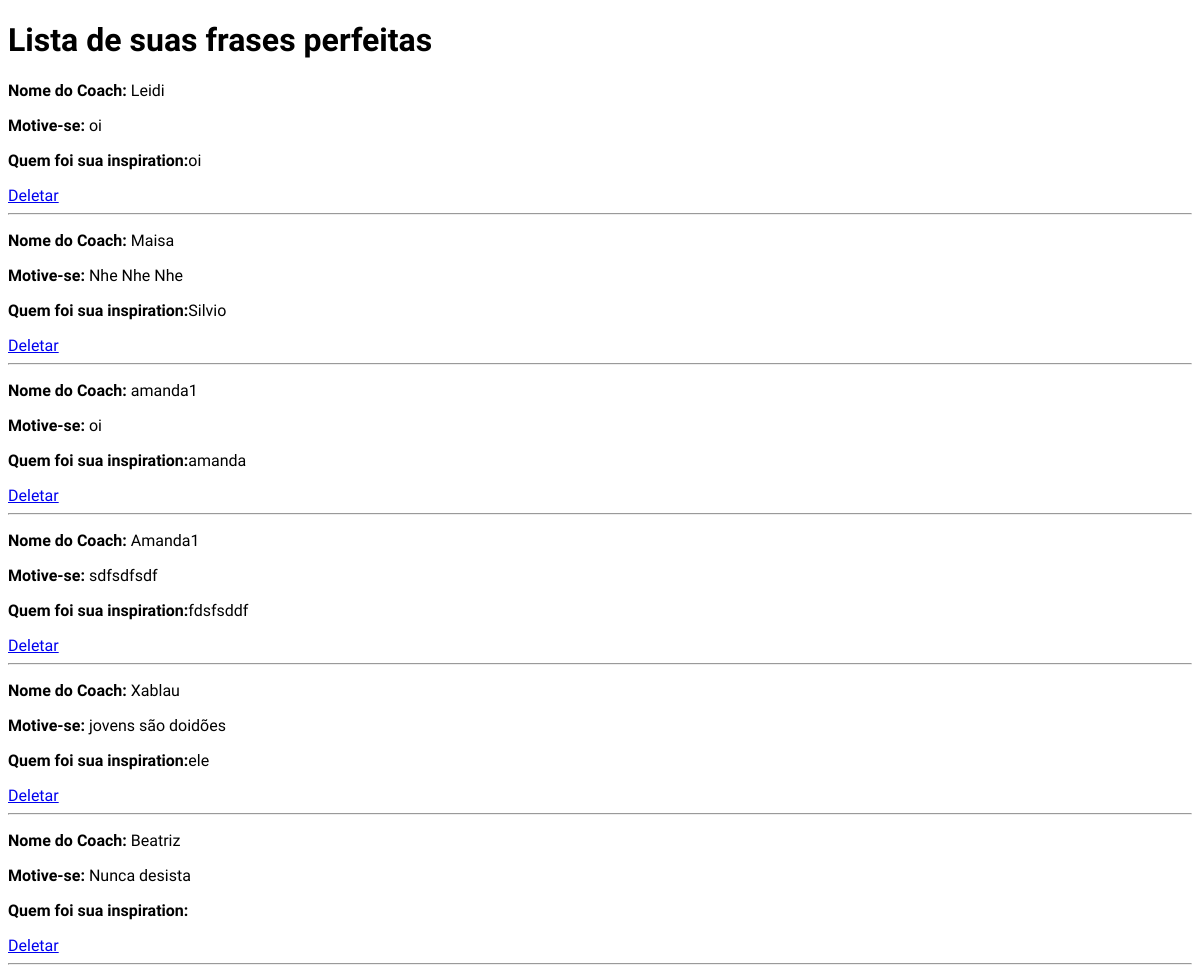
The app's page /coachs/listar with its own data.
### website/models.py (models this page shows, shortened)
class Coach(models.Model):
    nome = models.CharField(max_length=255, verbose_name='Nome')
    frase = models.TextField()
    inspirador = models.CharField(max_length=255, null=True, blank=True)
    usuario = models.OneToOneField(Usuario, on_delete=models.CASCADE, null=True)
    criado_em =  models.DateTimeField(default=timezone.now)
    ativo = models.BooleanField(default=True)

### website/views.py (the view)
# urls.py: path('coachs/listar', views.listar_coachs),
def listar_coachs(request):
    listar_coachs = Coach.objects.filter(ativo=True).all()
    args = None
    if listar_coachs.first() is None:
            args = {
                'msg': 'Ops, Não tem ninguém aqui!'
            }
    else:
        args = {
            'listar_coachs': listar_coachs
        }
    return render(request, 'listar_coachs.html', args)

### website/templates/listar_coachs.html (shortened to what this page needs)
{% extends "base.html" %}
{% load staticfiles %}
{% block content %}
    <marquee><h1>Lista de suas frases perfeitas</h1></marquee>
    {% for item in listar_coachs %}
        <p><strong>Nome do Coach:</strong> {{item.nome}}</p>
        <p><strong>Motive-se:</strong> {{item.frase}}</p>
        <p><strong>Quem foi sua inspiration:</strong>{{item.inspirador}}</p>
        <a href="/coachs/delete/{{item.id}}">Deletar</a>
        <hr>
    {% endfor %}
{% endblock %}

### website/templates/base.html (shortened to what this page needs)
{% load staticfiles %}
<!DOCTYPE html>
<html lang="en">
<head>
    <link rel="stylesheet" href="{% static 'css/styles.css' %}">
</head>
<body>
{% block content %}
{% endblock %}
</body>
</html>

### website/static/css/styles.css (style rules this page uses)
* { font-family: 'Mansalva', cursive; }

### records on screen
Coach: nome "Leidi", frase "oi", inspirador "oi"
Coach: nome "Maisa", frase "Nhe Nhe Nhe", inspirador "Silvio"
Coach: nome "amanda1", frase "oi", inspirador "amanda"
Coach: nome "Amanda1", frase "sdfsdfsdf", inspirador "fdsfsddf"
Coach: nome "Xablau", frase "jovens são doidões", inspirador "ele"
Coach: nome "Beatriz", frase "Nunca desista"
